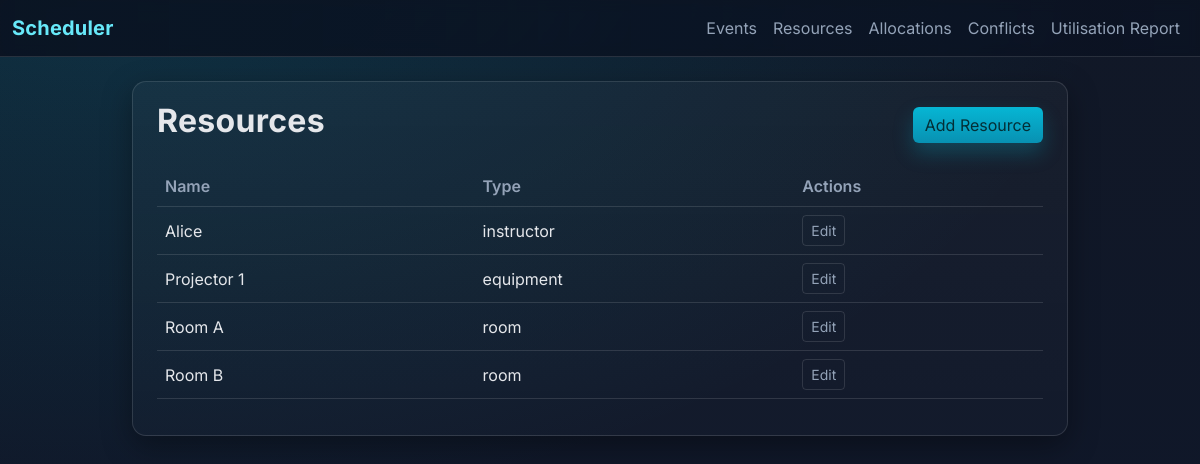
Page /resources on the committed database.
### models.py (models this page shows)
class Resource(db.Model):
    __tablename__ = 'resources'
    resource_id = db.Column(db.Integer, primary_key=True)
    resource_name = db.Column(db.String(255), nullable=False, unique=True)
    resource_type = db.Column(db.String(64), nullable=False)
    allocations = db.relationship('EventResourceAllocation', back_populates='resource', cascade='all, delete-orphan')

### app.py (the view)
    @app.route('/resources')
    def resources_list():
        resources = Resource.query.order_by(Resource.resource_name).all()
        return render_template('resources/index.html', resources=resources)

### templates/resources/index.html
{% extends 'base.html' %}
{% block content %}
<div class="card-pro">
  <div class="page-header">
    <h2 class="page-title">Resources</h2>
    <a class="btn btn-primary" href="/resources/new">Add Resource</a>
  </div>
  <table class="table table-modern table-hover align-middle">
    <thead><tr><th>Name</th><th>Type</th><th>Actions</th></tr></thead>
    <tbody>
      {% for r in resources %}
        <tr>
          <td>{{ r.resource_name }}</td>
          <td>{{ r.resource_type }}</td>
          <td><a class="btn btn-sm btn-outline-secondary" href="/resources/{{ r.resource_id }}/edit">Edit</a></td>
        </tr>
      {% endfor %}
    </tbody>
  </table>
</div>
{% endblock %}

### static/theme.css (style rules this page uses)
:root { --brand: #06b6d4; --brand-strong: #0891b2; --brand-light: #67e8f9; --bg: #0f172a; --bg-soft: #111827; --surface: #0b1220; --text: #e5e7eb; --muted: #94a3b8; --success: #22c55e; --danger: #ef4444; --warning: #f59e0b; --card-border: rgba(255,255,255,0.12); --shadow: 0 10px 30px rgba(0,0,0,0.35); --radius: 14px; }
html, body { height: 100%; }
body.theme-cyan { font-family: 'Inter', system-ui, -apple-system, Segoe UI, Roboto, sans-serif; background: radial-gradient(1000px 600px at 10% -10%, rgba(6,182,212,0.18), transparent), radial-gradient(800px 500px at 90% 120%, rgba(103,232,249,0.15), transparent), linear-gradient(180deg, var(--bg-soft), var(--bg)); color: var(--text); }
.card-pro { background: linear-gradient(180deg, rgba(255,255,255,0.03), rgba(255,255,255,0.015)); border: 1px solid var(--card-border); border-radius: var(--radius); box-shadow: var(--shadow); padding: 20px 24px; }
.page-header { display: flex; align-items: center; justify-content: space-between; margin-bottom: 18px; }
.page-title { font-weight: 700; letter-spacing: 0.3px; }
.table-modern { --bs-table-bg: transparent; --bs-table-color: var(--text); --bs-table-striped-bg: rgba(255,255,255,0.04); --bs-table-hover-bg: rgba(6,182,212,0.12); border-color: var(--card-border); }
.table-modern thead th { color: var(--muted); font-weight: 600; }
.table-modern tbody tr { vertical-align: middle; }
.btn-primary { background-image: linear-gradient(180deg, var(--brand), var(--brand-strong)); border: none; color: #042f36; box-shadow: 0 10px 20px rgba(6,182,212,0.25); }
.btn-outline-secondary { border-color: var(--card-border); color: var(--muted); }
a { color: var(--brand-light); }

### rows in the picture
Resource: resource_name "Alice", resource_type "instructor"
Resource: resource_name "Projector 1", resource_type "equipment"
Resource: resource_name "Room A", resource_type "room"
Resource: resource_name "Room B", resource_type "room"
